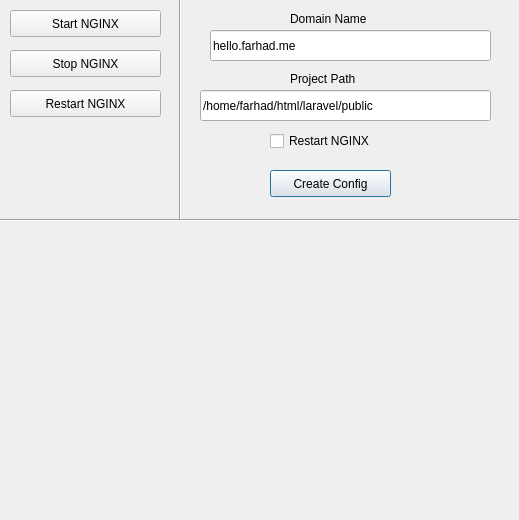
<?xml version="1.0" encoding="UTF-8"?>
<ui version="4.0">
 <class>Dialog</class>
 <widget class="QDialog" name="Dialog">
  <property name="geometry">
   <rect>
    <x>0</x>
    <y>0</y>
    <width>519</width>
    <height>520</height>
   </rect>
  </property>
  <property name="cursor">
   <cursorShape>ArrowCursor</cursorShape>
  </property>
  <property name="windowTitle">
   <string>NGINX - Master</string>
  </property>
  <widget class="QPushButton" name="submit">
   <property name="geometry">
    <rect>
     <x>270</x>
     <y>170</y>
     <width>121</width>
     <height>27</height>
    </rect>
   </property>
   <property name="cursor">
    <cursorShape>OpenHandCursor</cursorShape>
   </property>
   <property name="text">
    <string>Create Config</string>
   </property>
  </widget>
  <widget class="QLineEdit" name="domainName">
   <property name="geometry">
    <rect>
     <x>210</x>
     <y>30</y>
     <width>281</width>
     <height>31</height>
    </rect>
   </property>
   <property name="text">
    <string>hello.farhad.me</string>
   </property>
  </widget>
  <widget class="QLabel" name="label">
   <property name="geometry">
    <rect>
     <x>290</x>
     <y>10</y>
     <width>141</width>
     <height>17</height>
    </rect>
   </property>
   <property name="text">
    <string>Domain Name</string>
   </property>
  </widget>
  <widget class="QLabel" name="label_2">
   <property name="geometry">
    <rect>
     <x>290</x>
     <y>70</y>
     <width>141</width>
     <height>17</height>
    </rect>
   </property>
   <property name="text">
    <string>Project Path</string>
   </property>
  </widget>
  <widget class="QLineEdit" name="projectPath">
   <property name="geometry">
    <rect>
     <x>200</x>
     <y>90</y>
     <width>291</width>
     <height>31</height>
    </rect>
   </property>
   <property name="text">
    <string>/home/farhad/html/laravel/public</string>
   </property>
  </widget>
  <widget class="Line" name="line">
   <property name="geometry">
    <rect>
     <x>170</x>
     <y>-20</y>
     <width>20</width>
     <height>241</height>
    </rect>
   </property>
   <property name="orientation">
    <enum>Qt::Vertical</enum>
   </property>
  </widget>
  <widget class="QCheckBox" name="restartCheckbox">
   <property name="geometry">
    <rect>
     <x>270</x>
     <y>130</y>
     <width>151</width>
     <height>22</height>
    </rect>
   </property>
   <property name="text">
    <string>Restart NGINX</string>
   </property>
  </widget>
  <widget class="QTextBrowser" name="statusBox">
   <property name="enabled">
    <bool>false</bool>
   </property>
   <property name="geometry">
    <rect>
     <x>-1</x>
     <y>220</y>
     <width>521</width>
     <height>301</height>
    </rect>
   </property>
  </widget>
  <widget class="QPushButton" name="restartNginx">
   <property name="geometry">
    <rect>
     <x>10</x>
     <y>90</y>
     <width>151</width>
     <height>27</height>
    </rect>
   </property>
   <property name="text">
    <string>Restart NGINX</string>
   </property>
  </widget>
  <widget class="QPushButton" name="stopNginx">
   <property name="geometry">
    <rect>
     <x>10</x>
     <y>50</y>
     <width>151</width>
     <height>27</height>
    </rect>
   </property>
   <property name="text">
    <string>Stop NGINX</string>
   </property>
  </widget>
  <widget class="QPushButton" name="startNginx">
   <property name="geometry">
    <rect>
     <x>10</x>
     <y>10</y>
     <width>151</width>
     <height>27</height>
    </rect>
   </property>
   <property name="text">
    <string>Start NGINX</string>
   </property>
  </widget>
  <widget class="Line" name="line_2">
   <property name="geometry">
    <rect>
     <x>0</x>
     <y>210</y>
     <width>521</width>
     <height>20</height>
    </rect>
   </property>
   <property name="orientation">
    <enum>Qt::Horizontal</enum>
   </property>
  </widget>
  <widget class="Line" name="line_3">
   <property name="enabled">
    <bool>true</bool>
   </property>
   <property name="geometry">
    <rect>
     <x>510</x>
     <y>0</y>
     <width>20</width>
     <height>221</height>
    </rect>
   </property>
   <property name="orientation">
    <enum>Qt::Vertical</enum>
   </property>
  </widget>
 </widget>
 <resources/>
 <connections/>
</ui>
